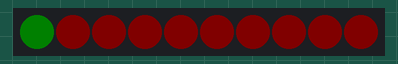
A program run on a simulated Arduino Uno, built with avr-gcc and run on an emulated ATmega328P. Shown: 10 RGB LEDs in strip order, left to right. Dim RGB values are drawn brighter than linear.

Above: at 0.05 s.
At 0.45 s:
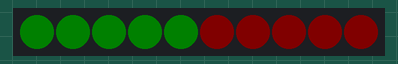
At 0.95 s:
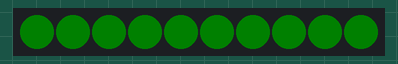

The program:

main.cpp
```cpp
#include <Adafruit_NeoPixel.h>

#define PIN 17         // Data pin connected to the NeoPixel
#define NUMPIXELS 10  // Number of NeoPixels

Adafruit_NeoPixel strip(NUMPIXELS, PIN, NEO_GRB + NEO_KHZ800);

void setup() {
    strip.begin();
    strip.setBrightness(5); // Set brightness to 50%
    strip.fill(strip.Color(255, 0, 0)); // Fill with red color
    strip.show();
}

bool done = false;
void pixeltest(){
    while(!done){
        for (int i = 0; i < strip.numPixels(); i++) {
            strip.setPixelColor(i, strip.Color(0, 255, 0)); // Set green
            strip.show();
            delay(100);
        }
        done = true;
        strip.clear();
        strip.show();
    }
}


void loop() {
pixeltest();
}
```
